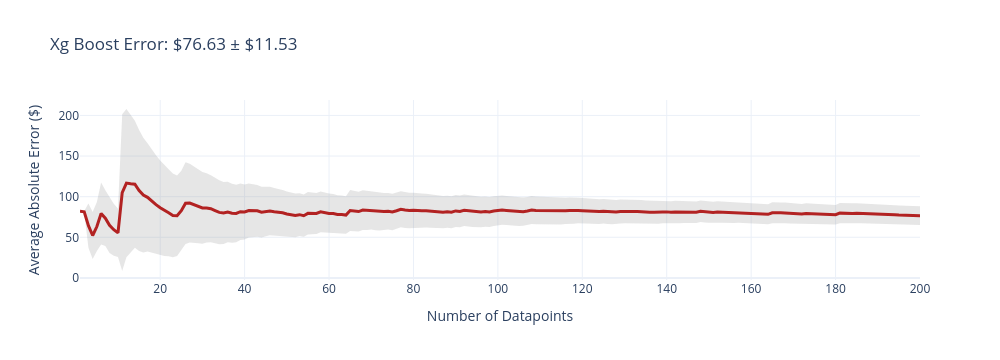
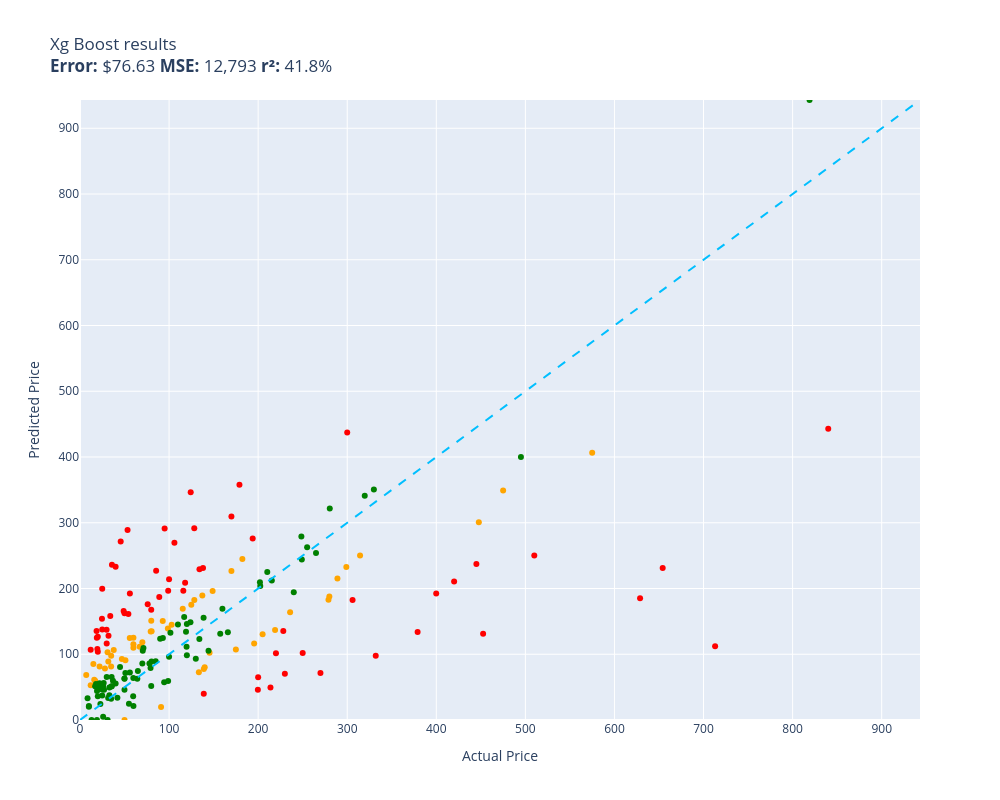

Notebook cell for these charts, in order:
### Code cell
evaluate(xg_boost, test)

### Figure 1 — Plotly figure (JSON) as saved in the notebook; plotly's stock layout.template omitted (floating-point values rounded to 4 significant figures; data arrays with more than 128 entries replaced by an {"elided": "..."} marker saying what was removed)
{"data": [{"fill": "toself", "fillcolor": "rgba(128,128,128,0.2)", "hoverinfo": "skip", "line": {"color": "rgba(255,255,255,0)"}, "name": "95% CI", "showlegend": false, "type": "scatter", "x": {"elided": "400 int values"}, "y": {"elided": "400 float values"}}, {"customdata": {"elided": "200x1 float values"}, "hovertemplate": "n=%{x}<br>Avg Error=$%{y:,.2f}<br>±95% CI=$%{customdata[0]:,.2f}<extra></extra>", "line": {"color": "firebrick", "width": 3}, "mode": "lines", "name": "Cumulative Avg Error", "type": "scatter", "x": {"elided": "200 int values"}, "y": {"elided": "200 float values"}}], "layout": {"height": 360, "showlegend": false, "title": {"text": "Xg Boost Error: $76.63 ± $11.53"}, "width": 1000, "xaxis": {"title": {"text": "Number of Datapoints"}}, "yaxis": {"title": {"text": "Average Absolute Error ($)"}}}}

### Figure 2 — Plotly figure (JSON) as saved in the notebook; plotly's stock layout.template omitted (floating-point values rounded to 4 significant figures)
{"data": [{"customdata": [["Old Blood Noise Excess V2 Distortion Cho...\nGuess=$136.93 Actual=$219.00"], ["GJY Portable TV,10.6 inch Mini TV for AT...\nGuess=$134.53 Actual=$79.36"], ["SKB iSeries 3i-13096-6KP Case for BlackM...\nGuess=$107.14 Actual=$174.99"], ["Aolemi Oil Rubbed Bronze Single Function...\nGuess=$139.09 Actual=$98.65"], ["Deco Mount Pro Tripod Microphone Stand w...\nGuess=$115.27 Actual=$59.95"], ["Scranton & Co 3 Drawer Mobile File Cabin...\nGuess=$169.38 Actual=$115.35"], ["Task T24287 Roman Ogee Router Bit with 1...\nGuess=$124.73 Actual=$55.88"], ["Southwire 120V/15A Right Angle User Atta...\nGuess=$106.31 Actual=$37.87"], ["Mylites+ Standard Comic Book Mylar Sleev...\nGuess=$97.69 Actual=$34.99"], ["Baseball Backpacks Large 18 Inch Bookbag...\nGuess=$89.15 Actual=$31.77"], ["Wenger City Upgrade Laptop Backpack with...\nGuess=$102.37 Actual=$145.42"], ["KOHLER 18865-CP Filtered Water Faucet, P...\nGuess=$348.90 Actual=$475.00"], ["Retevis RT68 Soft Earhook Walkie Talkie ...\nGuess=$68.39 Actual=$6.99"], ["Laisomeke Waterproof Junction Box, Unive...\nGuess=$52.72 Actual=$11.99"], ["Sumerain S1339CM Double Handle Widesprea...\nGuess=$163.84 Actual=$235.86"], ["Festool 492370 Platin 2 S1000 Grit 6-Inc...\nGuess=$19.62 Actual=$91.00"], ["PM Auto Front Right Quick Complete Strut...\nGuess=$175.38 Actual=$124.94"], ["Miyaya@ Funny Animal Masks Collection fo...\nGuess=$59.85 Actual=$16.99"], ["Trail Gear Twin Stick Kit for Top Shift ...\nGuess=$187.73 Actual=$279.92"], ["LEGO Marvel Avengers War Machine Buster ...\nGuess=$109.87 Actual=$59.95"], ["ANZO USA 111207 GMC SIERRA 99-06 / YUKON...\nGuess=$244.82 Actual=$182.28"], ["Walker Exhaust Ultra EPA 16478 Direct Fi...\nGuess=$406.57 Actual=$574.99"], ["Urth 62mm UV, Circular Polarizing (CPL),...\nGuess=$77.63 Actual=$139.00"], ["Mikrotik RB3011UIAS-RM RouterBOARD 10xGi...\nGuess=$232.73 Actual=$299.00"], ["AC Compressor & A/C Kit For BMW 335i 335...\nGuess=$250.08 Actual=$314.41"], ["Wilkinson LOW GAUSS Vintage Tone Strat S...\nGuess=$103.13 Actual=$30.93"], ["DuraGo 29515020 Front Hub Assembly\nGuess=$182.50 Actual=$128.34"], ["MXR Carbon Copy Deluxe Analog Delay Guit...\nGuess=$116.42 Actual=$195.50"], ["GENUINE VOLVO THERMOSTAT (3.0, 3.2) S60 ...\nGuess=$144.76 Actual=$102.85"], ["USB Charger, CIVIE High Speed 60W Multip...\nGuess=$61.26 Actual=$15.99"], ["Evan Fischer Radiator Cooling Fan Assemb...\nGuess=$189.29 Actual=$137.34"], ["Raspberry Pi 3 Model B+ Aluminum Case Me...\nGuess=$85.36 Actual=$14.99"], ["SP Air Corporation SP-8102BU 1/4-Inch He...\nGuess=$130.51 Actual=$204.99"], ["Skullcandy Hesh Evo Bluetooth Headphones...\nGuess=$118.07 Actual=$69.99"], ["Diversitech UC2436-3 Ultralite Condenser...\nGuess=$134.93 Actual=$80.39"], ["KYX Racing Hardened Steel Center Drive S...\nGuess=$92.76 Actual=$46.99"], ["StonKraft Brass Chess Board Game Set wit...\nGuess=$80.41 Actual=$140.00"], ["VIPMOTOZ Sequential Turn Signal Premium ...\nGuess=$182.82 Actual=$278.94"], ["Audio Techinca ATW-T1002 System 10 Handh...\nGuess=$215.25 Actual=$289.00"], ["Steering Wheel, Carbon Fiber Automotive ...\nGuess=$300.87 Actual=$447.74"], ["BXYJY for Samsung Galaxy Z Fold 3 Case w...\nGuess=$0.00 Actual=$49.99"], ["Vinyl Soft Top Roll-up Adjustable Truck ...\nGuess=$196.06 Actual=$148.88"], ["Glovion Music Stand Light, Clip On Piano...\nGuess=$78.34 Actual=$27.99"], ["Blanco 230966 Valea Stainless Steel Sink...\nGuess=$150.69 Actual=$92.88"], ["VTech Strum and Jam Kidi Musical Guitar ...\nGuess=$81.23 Actual=$21.99"], ["Targus CityGear Durable Backpack, Black,...\nGuess=$72.66 Actual=$133.43"], ["KZ ZS10 Pro in Ear Monitor Headphone KZ ...\nGuess=$111.58 Actual=$66.99"], ["Fender Hendrix Voodoo Child Coiled Instr...\nGuess=$125.27 Actual=$59.99"], ["Jada Toys Ryan's World Combo Panda Airli...\nGuess=$81.47 Actual=$34.94"], ["MonMount Triple Monitor Stand Freestandi...\nGuess=$150.78 Actual=$79.99"], ["Xiaomi Redmi 10 2022 NFC 4G LTE (128GB +...\nGuess=$226.49 Actual=$169.99"], ["Refresh NSF-53 Premium Replacement Refri...\nGuess=$91.02 Actual=$50.99"]], "hovertemplate": "%{customdata[0]}<extra></extra>", "legendgroup": "orange", "marker": {"color": "orange", "size": 6, "symbol": "circle"}, "mode": "markers", "name": "orange", "orientation": "v", "showlegend": true, "type": "scatter", "x": [219.0, 79.36, 175.0, 98.65, 59.95, 115.3, 55.88, 37.87, 34.99, 31.77, 145.4, 475.0, 6.99, 11.99, 235.9, 91.0, 124.9, 16.99, 279.9, 59.95, 182.3, 575.0, 139.0, 299.0, 314.4, 30.93, 128.3, 195.5, 102.8, 15.99, 137.3, 14.99, 205.0, 69.99, 80.39, 46.99, 140.0, 278.9, 289.0, 447.7, 49.99, 148.9, 27.99, 92.88, 21.99, 133.4, 66.99, 59.99, 34.94, 79.99, 170.0, 50.99], "xaxis": "x", "y": [136.9, 134.5, 107.1, 139.1, 115.3, 169.4, 124.7, 106.3, 97.69, 89.15, 102.4, 348.9, 68.39, 52.72, 163.8, 19.62, 175.4, 59.85, 187.7, 109.9, 244.8, 406.6, 77.63, 232.7, 250.1, 103.1, 182.5, 116.4, 144.8, 61.26, 189.3, 85.36, 130.5, 118.1, 134.9, 92.76, 80.41, 182.8, 215.2, 300.9, 0.0, 196.1, 78.34, 150.7, 81.23, 72.66, 111.6, 125.3, 81.47, 150.8, 226.5, 91.02], "yaxis": "y"}, {"customdata": [["telpo Headlight Assembly Fit For 15 Camr...\nGuess=$196.67 Actual=$115.99"], ["Stand for Raven Pro Document Scanner - P...\nGuess=$137.11 Actual=$29.85"], ["RBC12-UPC Replacement Battery Cartridge ...\nGuess=$70.20 Actual=$229.99"], ["Bam France 2002XL Contoured Hightech Bla...\nGuess=$112.01 Actual=$713.00"], ["Metabo HPT 36V MultiVolt™ Cordless Rotar...\nGuess=$133.76 Actual=$379.00"], ["46mm Digital Pro High-Resolution Close-U...\nGuess=$126.61 Actual=$19.99"], ["Innovative Percussion CB-6 Chamois Bass ...\nGuess=$161.04 Actual=$54.32"], ["Bam Trekking 3027SB Single Black Clarine...\nGuess=$97.59 Actual=$332.00"], ["DEWALT 20V MAX* XR Impact Driver with Bl...\nGuess=$131.32 Actual=$452.53"], ["10GBase-LR SFP+ Transceiver, Handar 10GB...\nGuess=$103.72 Actual=$19.99"], ["Travelpro Platinum Elite Slim Business L...\nGuess=$49.61 Actual=$213.83"], ["JRready ST6313 DT Deutsch Connector Kit,...\nGuess=$46.00 Actual=$199.68"], ["15\" Locking Shower Head Extension Arm in...\nGuess=$167.59 Actual=$79.95"], ["Dakota Alert MURS Alert Probe Sensor - M...\nGuess=$101.66 Actual=$219.99"], ["DALDED LED Light Kit for Lego Sonic Gree...\nGuess=$137.59 Actual=$24.99"], ["Projector, CRAZVIEW Projector with WiFi ...\nGuess=$289.03 Actual=$53.40"], ["Diversitech WG840585 Motor, (Ddb) 1/3Hp,...\nGuess=$229.45 Actual=$134.12"], ["MC: Pindicator (Dual Intensity Amber)\nGuess=$233.21 Actual=$40.00"], ["Poison Spyder 10-08-020 Rocker Knocker\nGuess=$185.13 Actual=$628.76"], ["Lighted Triangle Mirror Cabinet Bathroom...\nGuess=$237.44 Actual=$445.00"], ["BESTILL Wall Mounted Shower Faucet Set, ...\nGuess=$176.22 Actual=$76.00"], ["Engine Thermostat, Replace 19301-PAA-306...\nGuess=$125.21 Actual=$18.89"], ["Beck/Arnley 0421945 Air Filter\nGuess=$236.31 Actual=$35.87"], ["Dell Optiplex 390 Desktop Computer i3 3....\nGuess=$346.31 Actual=$124.27"], ["Neporal Full Spectrum Light Bulb, 6000K ...\nGuess=$135.37 Actual=$18.59"], ["Satco S9596, 4 Count (Pack of 1), 4.18\nGuess=$106.68 Actual=$12.00"], ["Ceramic Talavera Mexican Tile 4x4\", 9 Pi...\nGuess=$116.46 Actual=$29.95"], ["Kingston Brass KS269SN Kingston Clawfoot...\nGuess=$182.44 Actual=$305.99"], ["KOHLER K-1185540-CP Assembly-Slider\nGuess=$271.43 Actual=$45.67"], ["Trim Kit for 2-handle Shower & Tub Valve...\nGuess=$291.40 Actual=$94.99"], ["Pioneer 2AM401-BN Two Handle Kitchen Fau...\nGuess=$135.53 Actual=$228.22"], ["LSSAGOON Backpack for Women Teen Kids Gi...\nGuess=$158.26 Actual=$33.99"], ["Aeromotive 13304 Regulator, X1 Adjustabl...\nGuess=$71.37 Actual=$269.95"], ["4LT LUMINETTE Vanity Opal GLS BSN\nGuess=$214.22 Actual=$99.99"], ["LSI Broadcom SAS 9300-8i 8-port 12Gb/s S...\nGuess=$208.93 Actual=$118.00"], ["Royal Designs, Inc. Decorative Abundant ...\nGuess=$199.50 Actual=$24.95"], ["Canon Sure Shot 90u 35mm Date Camera\nGuess=$192.49 Actual=$399.89"], ["Ibanez M510OVS Acoustic Mandolin in Vint...\nGuess=$309.54 Actual=$169.99"], ["Berta (6 Pieces) 1-1/4 inch Overlay, 90 ...\nGuess=$154.10 Actual=$24.66"], ["Linkloos Solar Street Lights Outdoor Wat...\nGuess=$192.47 Actual=$55.99"], ["CradlePoint Compact Broadband Router (CB...\nGuess=$187.16 Actual=$89.00"], ["Universal Power Group 12V 100Ah Sealed L...\nGuess=$64.90 Actual=$199.99"], ["Auertech Portable Washing Machine, 14lbs...\nGuess=$196.45 Actual=$98.99"], ["18 Inch White Undermount Kitchen Sink - ...\nGuess=$357.80 Actual=$179.00"], ["New Replacement seat cover fits Yamaha M...\nGuess=$40.09 Actual=$138.95"], ["ECCPP Power Steering Pump for 2009-2010 ...\nGuess=$226.82 Actual=$85.48"], ["ROHL WSGUM3018WH Wire Sink Grids, White\nGuess=$291.80 Actual=$128.28"], ["ASUS VY279HE-W 27” 1080P Monitor - White...\nGuess=$231.06 Actual=$138.10"], ["Music Hall pa15.3 MM/MC Phono Preamplifi...\nGuess=$102.03 Actual=$250.00"], ["Lorell Bell Chair Glide, 2.5\", Black\nGuess=$108.13 Actual=$19.50"], ["4 Inches Rolled Muffler Tip Catback Exha...\nGuess=$276.19 Actual=$193.88"], ["CTLAMP XL-2100 Professional Quality XL-2...\nGuess=$128.13 Actual=$32.00"], ["Competition Clutch Disc and Pressure Pla...\nGuess=$250.34 Actual=$510.00"], ["KUNFINE Android Radio CarPlay & Android ...\nGuess=$269.47 Actual=$106.00"], ["A-Premium Front Suspension Steering Knuc...\nGuess=$165.72 Actual=$48.99"], ["Dell XPS 13 9343-2727SLV 13.3\" Full HD S...\nGuess=$443.12 Actual=$839.99"], ["Pacific Drums PDCM1618TTRB 16 x 18 Inche...\nGuess=$210.50 Actual=$419.99"], ["Empava 24\" Single Wall Ovens 10 Cooking ...\nGuess=$231.13 Actual=$654.14"], ["HP Laserjet 2100 Laser Printer W/Test Pr...\nGuess=$437.11 Actual=$299.98"], ["Viola Bow 4/4 Full Size Carbon Fiber (Bl...\nGuess=$162.49 Actual=$49.99"]], "hovertemplate": "%{customdata[0]}<extra></extra>", "legendgroup": "red", "marker": {"color": "red", "size": 6, "symbol": "circle"}, "mode": "markers", "name": "red", "orientation": "v", "showlegend": true, "type": "scatter", "x": [116.0, 29.85, 230.0, 713.0, 379.0, 19.99, 54.32, 332.0, 452.5, 19.99, 213.8, 199.7, 79.95, 220.0, 24.99, 53.4, 134.1, 40.0, 628.8, 445.0, 76.0, 18.89, 35.87, 124.3, 18.59, 12.0, 29.95, 306.0, 45.67, 94.99, 228.2, 33.99, 269.9, 99.99, 118.0, 24.95, 399.9, 170.0, 24.66, 55.99, 89.0, 200.0, 98.99, 179.0, 138.9, 85.48, 128.3, 138.1, 250.0, 19.5, 193.9, 32.0, 510.0, 106.0, 48.99, 840.0, 420.0, 654.1, 300.0, 49.99], "xaxis": "x", "y": [196.7, 137.1, 70.2, 112.0, 133.8, 126.6, 161.0, 97.59, 131.3, 103.7, 49.61, 46.0, 167.6, 101.7, 137.6, 289.0, 229.5, 233.2, 185.1, 237.4, 176.2, 125.2, 236.3, 346.3, 135.4, 106.7, 116.5, 182.4, 271.4, 291.4, 135.5, 158.3, 71.37, 214.2, 208.9, 199.5, 192.5, 309.5, 154.1, 192.5, 187.2, 64.9, 196.4, 357.8, 40.09, 226.8, 291.8, 231.1, 102.0, 108.1, 276.2, 128.1, 250.3, 269.5, 165.7, 443.1, 210.5, 231.1, 437.1, 162.5], "yaxis": "y"}, {"customdata": [["NewPower99 Battery Kit for Samsung Galax...\nGuess=$24.54 Actual=$54.95"], ["EXMAX NG-10X Fresnel Lens Focusing Adapt...\nGuess=$85.78 Actual=$69.98"], ["SuppliesOutlet Compatible Toner Cartridg...\nGuess=$105.29 Actual=$144.29"], ["ACDelco GM Original Equipment FW339 Fron...\nGuess=$212.17 Actual=$215.33"], ["8544771 Dryer Heating Element, 279816 Th...\nGuess=$51.50 Actual=$35.74"], ["Pump Head TBVECHI 175PSI 4KW 5.5HP 21CFM...\nGuess=$350.69 Actual=$329.90"], ["Panasonic KX-TG6511B DECT 6.0 PLUS Expan...\nGuess=$79.24 Actual=$79.20"], ["LOVE MEI Galaxy S10 Lite Case, Military ...\nGuess=$49.60 Actual=$32.98"], ["LD Products Compatible Toner Cartridge R...\nGuess=$62.65 Actual=$49.98"], ["APS iBoard 6-inch Aluminum (Black Powder...\nGuess=$224.92 Actual=$210.23"], ["PEMP E65 E66 CDC Simulate Optical Fiber ...\nGuess=$134.41 Actual=$119.00"], ["Intermatic PX300 12V 300W Transformer wi...\nGuess=$123.18 Actual=$134.00"], ["CORSAIR Dominator Platinum RGB 32GB (2x1...\nGuess=$148.56 Actual=$124.00"], ["HK SYSTEMS 13\" Heavy Duty Black \"Push\" O...\nGuess=$89.53 Actual=$84.95"], ["Mini PC, Kinupute Desktop Computer E3-12...\nGuess=$399.97 Actual=$495.00"], ["June Garden 12\" Sweet Dolly Charlotte - ...\nGuess=$50.67 Actual=$19.99"], ["Clementoni 39132.5 Jigsaw Puzzle 1,000 P...\nGuess=$51.72 Actual=$79.95"], ["GanFindX Portable Car Hand Controls for ...\nGuess=$169.24 Actual=$159.90"], ["KOMPUTERBAY 4GB 2X 2GB DDR2 1066MHz PC2-...\nGuess=$88.93 Actual=$80.34"], ["Canon EOS Rebel T7 Digital SLR Camera wi...\nGuess=$943.00 Actual=$819.00"], ["Evergreen HSHB2005 Cylinder Head Gasket ...\nGuess=$35.98 Actual=$59.69"], ["Tidal Front + Rear Fender Flares 4PC Poc...\nGuess=$262.66 Actual=$254.99"], ["152MM Hole Saws M42 Bi-Metal High Speed ...\nGuess=$54.88 Actual=$17.99"], ["AUTOFREE LED Tail Lights Assembly Compat...\nGuess=$209.69 Actual=$201.99"], ["Adams Check Payment and Deposit Register...\nGuess=$65.37 Actual=$35.49"], ["3D Tree Hole Branches 075 Stair Risers D...\nGuess=$93.04 Actual=$129.99"], ["Fjallraven, Kanken Laptop 15\" Backpack f...\nGuess=$111.60 Actual=$119.65"], ["Evan-Fischer Front Bumper Cover Compatib...\nGuess=$203.98 Actual=$202.38"], ["Webcem Solar Shed Light Outdoor Indoor, ...\nGuess=$85.86 Actual=$77.96"], ["Western Digital Enterprise RE4-GP 2TB SA...\nGuess=$145.44 Actual=$109.95"], ["DIMARZIO 204284 DP 163FBK Blues Bucker G...\nGuess=$123.44 Actual=$89.99"], ["VLAND LED Smoked Taillights Compatible F...\nGuess=$194.23 Actual=$239.99"], ["Tablet PC Cover Compatible with Lenovo T...\nGuess=$33.63 Actual=$31.61"], ["Ultra Duster Canned Air Net 10 Oz 6-Pack\nGuess=$63.17 Actual=$49.90"], ["IQShield Screen Protector Compatible wit...\nGuess=$20.14 Actual=$9.95"], ["Liberty Imports 12 Pack: US Military Toy...\nGuess=$51.47 Actual=$16.98"], ["Pidoko Kids Train Table, Grey with 90 Pc...\nGuess=$98.45 Actual=$119.97"], ["Marvel Legends Series X-Men 6-Inch Archa...\nGuess=$59.32 Actual=$98.95"], ["Intrepid International Dressage Letters-...\nGuess=$45.90 Actual=$26.99"], ["EMART Photography C Stand with Boom Arm,...\nGuess=$145.89 Actual=$119.99"], ["KUNN Small Electrician Tool Pouch Utilit...\nGuess=$55.83 Actual=$21.99"], ["iPhone 12/12 Pro Nicaragua Guardabarranc...\nGuess=$46.68 Actual=$19.97"], ["Replacement Remote Control for PANASONIC...\nGuess=$32.37 Actual=$34.95"], ["KS K-STORM Replacement Silicone Mushroom...\nGuess=$33.27 Actual=$8.50"], ["Grey Pneumatic 1311SD Impact Socket Set\nGuess=$131.06 Actual=$157.43"], ["4pc Wheel Spacers Adapters 4\" (2inch Per...\nGuess=$156.72 Actual=$116.95"], ["GE RPWF SmartWater Comparable Refrigerat...\nGuess=$59.78 Actual=$36.99"], ["MGP Caliper Covers 39011SACURD Red Powde...\nGuess=$244.30 Actual=$249.00"], ["NewFantasia Replacement Audio Cable with...\nGuess=$0.00 Actual=$31.00"], ["MONOCARBON Forged Carbon Fiber Case for ...\nGuess=$21.32 Actual=$59.99"], ["Chalkboard Name Badges with Magnetic Bac...\nGuess=$49.25 Actual=$19.95"], ["Pyle Wireless Rear View Backup Camera - ...\nGuess=$105.45 Actual=$70.45"], ["Cardone 84-58642 New HEI Electronic Dist...\nGuess=$133.45 Actual=$165.99"], ["Hp Pavilion P7-1257c Motherboard Aahd3-h...\nGuess=$63.71 Actual=$59.86"], ["Kastar Battery Pack Replacement for Sony...\nGuess=$36.07 Actual=$19.99"], ["Amana Tool - SC587 Carbide Tipped 3-Wing...\nGuess=$109.45 Actual=$71.23"], ["AZX Stylus Pencil for Apple iPad Pro 202...\nGuess=$65.43 Actual=$29.99"], ["UPR Mach 1 Chin Spoiler Fits 94-98 Musta...\nGuess=$74.44 Actual=$64.99"], ["LCD Screen for Dell Inspiron 17R 17.3\" H...\nGuess=$62.57 Actual=$64.37"], ["200 ' feet True 14 Gauge AWG CCA Speaker...\nGuess=$80.47 Actual=$44.95"], ["APS iBoard (304 Stainless Steel Polished...\nGuess=$254.02 Actual=$264.95"], ["200 Couples Conversation Cards - Enjoy B...\nGuess=$37.66 Actual=$32.97"], ["The Puppet Company - Carpet-Unicorn, Whi...\nGuess=$0.00 Actual=$19.00"], ["Baumgartens Sicurix Blank PVC ID Cards (...\nGuess=$44.22 Actual=$19.11"], ["OEM Samsung Remote Control Shipped with ...\nGuess=$72.09 Actual=$56.00"], ["Venom Power Terra Hunter R/T+ R/T All-Te...\nGuess=$341.07 Actual=$319.65"], ["Custom Engagement Logo Desk Embosser Sea...\nGuess=$46.00 Actual=$49.95"], ["520 Pieces Christmas Envelope Seal Stick...\nGuess=$4.93 Actual=$25.99"], ["LD Compatible Ink Cartridge Replacement ...\nGuess=$33.81 Actual=$41.99"], ["BestPricedDecals Wine A BIT, You'll Feel...\nGuess=$0.00 Actual=$12.98"], ["VATOS 4 Packs Bubble Machine Gun for Kid...\nGuess=$24.43 Actual=$22.88"], ["VONADO Space Wars Colonial Viper MK1 Bui...\nGuess=$55.39 Actual=$39.99"], ["Replacement Remote Control fit for Sony ...\nGuess=$21.44 Actual=$9.99"], ["Disney Princess Sparkling Princess Sleep...\nGuess=$46.46 Actual=$24.95"], ["sabermaster TCG Playmat yugioh playmat T...\nGuess=$48.31 Actual=$21.99"], ["Star Wars Die-Cast Metal TITANIUM Series...\nGuess=$54.40 Actual=$22.70"], ["DuraGo BR5330 Front Vented Disc Brake Ro...\nGuess=$132.79 Actual=$101.51"], ["Samsung DA97-07603B Freezer Ice Maker As...\nGuess=$124.80 Actual=$93.02"], ["Intex River Run Connect Lounge (Four)\nGuess=$57.31 Actual=$94.49"], ["Think Gizmos Build Your Own Robot Toys f...\nGuess=$37.15 Actual=$24.95"], ["PowerSport Front Rear Brakes and Rotors ...\nGuess=$279.01 Actual=$248.51"], ["W11130208 W10695459 Refrigerator LED Mod...\nGuess=$56.18 Actual=$26.59"], ["Pyle 2x120 Watt Home Audio Speaker Power...\nGuess=$71.40 Actual=$50.92"], ["STICKGOO Peel and Stick Backsplash for K...\nGuess=$50.91 Actual=$34.99"], ["Garmin 010-12402-10 GT15M-TM Transom-Mou...\nGuess=$155.54 Actual=$138.74"], ["Fitness Center Gym Room Weight Train Dua...\nGuess=$96.06 Actual=$99.99"], ["For Volvo C70 S70 V70 V40 S40 AC Compres...\nGuess=$321.80 Actual=$280.41"], ["NICKSTON Red Sparkling Glitter Slim Band...\nGuess=$51.87 Actual=$25.99"]], "hovertemplate": "%{customdata[0]}<extra></extra>", "legendgroup": "green", "marker": {"color": "green", "size": 6, "symbol": "circle"}, "mode": "markers", "name": "green", "orientation": "v", "showlegend": true, "type": "scatter", "x": [54.95, 69.98, 144.3, 215.3, 35.74, 329.9, 79.2, 32.98, 49.98, 210.2, 119.0, 134.0, 124.0, 84.95, 495.0, 19.99, 79.95, 159.9, 80.34, 819.0, 59.69, 255.0, 17.99, 202.0, 35.49, 130.0, 119.7, 202.4, 77.96, 110.0, 89.99, 240.0, 31.61, 49.9, 9.95, 16.98, 120.0, 98.95, 26.99, 120.0, 21.99, 19.97, 34.95, 8.5, 157.4, 117.0, 36.99, 249.0, 31.0, 59.99, 19.95, 70.45, 166.0, 59.86, 19.99, 71.23, 29.99, 64.99, 64.37, 44.95, 264.9, 32.97, 19.0, 19.11, 56.0, 319.6, 49.95, 25.99, 41.99, 12.98, 22.88, 39.99, 9.99, 24.95, 21.99, 22.7, 101.5, 93.02, 94.49, 24.95, 248.5, 26.59, 50.92, 34.99, 138.7, 99.99, 280.4, 25.99], "xaxis": "x", "y": [24.54, 85.78, 105.3, 212.2, 51.5, 350.7, 79.24, 49.6, 62.65, 224.9, 134.4, 123.2, 148.6, 89.53, 400.0, 50.67, 51.72, 169.2, 88.93, 943.0, 35.98, 262.7, 54.88, 209.7, 65.37, 93.04, 111.6, 204.0, 85.86, 145.4, 123.4, 194.2, 33.63, 63.17, 20.14, 51.47, 98.45, 59.32, 45.9, 145.9, 55.83, 46.68, 32.37, 33.27, 131.1, 156.7, 59.78, 244.3, 0.0, 21.32, 49.25, 105.5, 133.5, 63.71, 36.07, 109.5, 65.43, 74.44, 62.57, 80.47, 254.0, 37.66, 0.0, 44.22, 72.09, 341.1, 46.0, 4.929, 33.81, 0.0, 24.43, 55.39, 21.44, 46.46, 48.31, 54.4, 132.8, 124.8, 57.31, 37.15, 279.0, 56.18, 71.4, 50.91, 155.5, 96.06, 321.8, 51.87], "yaxis": "y"}, {"hoverinfo": "skip", "line": {"color": "deepskyblue", "dash": "dash", "width": 2}, "mode": "lines", "name": "y = x", "showlegend": false, "type": "scatter", "x": [0, 943.0], "y": [0, 943.0]}], "layout": {"height": 800, "legend": {"title": {"text": "color"}, "tracegroupgap": 0}, "showlegend": false, "title": {"text": "Xg Boost results<br><b>Error:</b> $76.63 <b>MSE:</b> 12,793 <b>r²:</b> 41.8%"}, "width": 1000, "xaxis": {"anchor": "y", "domain": [0, 1], "range": [0, 943.0], "title": {"text": "Actual Price"}}, "yaxis": {"anchor": "x", "domain": [0, 1], "range": [0, 943.0], "title": {"text": "Predicted Price"}}}}
